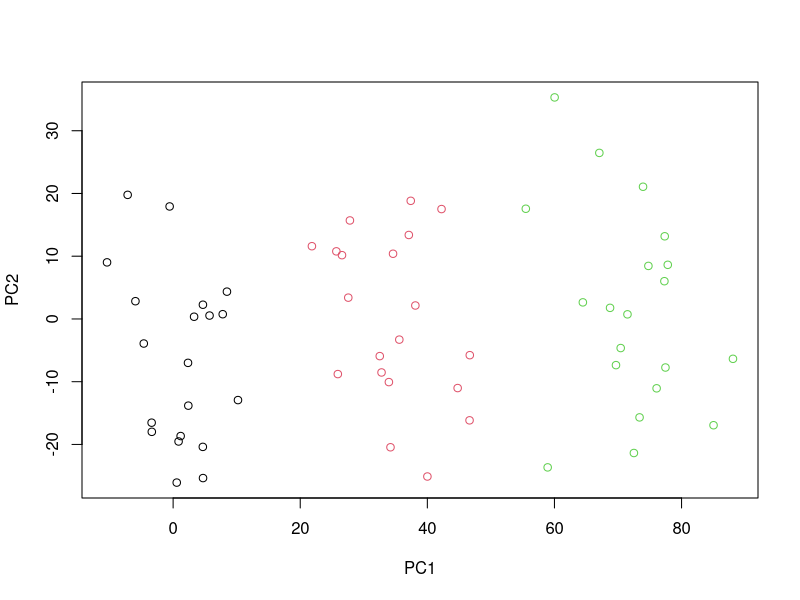

Generate this figure with R:

# Exercise 10

# Packages/Options:
rm(list=ls())

# Parms:
# 1. Input:
#   a. Data structure:
num_feat   <- 50
num_class  <- 3
num_ineach <- 20
#   b. Data distribution:
class_dif <- 5
error_sd  <- 1
# 2. Derived:
num_obs <- num_class*num_ineach
num_err <- num_obs*num_feat

# Part a: 
# Generate simulated data of 60 obs (20 in each of 3 classes),
# with 50 features:
# Generate random errors:
set.seed(1)
# Allow each variable to have its own sd:
sd_pool     <- seq(1, 10, by=1)
feature_sds <- sample(sd_pool, size=num_feat, replace=TRUE) 
# Create matrix to house errors:
error_mat <- matrix(0, nrow=num_obs, ncol=num_feat)
set.seed(1)
for (j in 1:num_feat)
{
  error_mat[,j] <- rnorm(num_obs, mean=0, sd=feature_sds[j])
}
print(error_mat[1:5, 1:5])
# Check one or two cols:
print(sd(error_mat[,2])); print(sd(error_mat[,4])) 
# Good.
# And shift classes 2 and 3, relative to 1:
cl_zero_shift <- matrix(0, nrow=num_ineach, ncol=num_feat)
cl_one_shift  <- matrix(1, nrow=num_ineach, ncol=num_feat)
cl_two_shift  <- matrix(2, nrow=num_ineach, ncol=num_feat)
shift_matrix  <- rbind(cl_zero_shift, cl_one_shift, cl_two_shift)
dim(shift_matrix)
scaled_sm     <- class_dif*shift_matrix
summary(scaled_sm)
print(scaled_sm[1:5,1:5])
# Shift + Error:
final_data_mat <- error_mat+scaled_sm
dim(final_data_mat)
print(final_data_mat[,1:5])
# Validate 2 cols:
print(mean(final_data_mat[,2])); print(mean(final_data_mat[,4]))
print(sd(final_data_mat[,2])); print(sd(final_data_mat[,4]))
# Good.

# Part b:
# Perform PCA on the 60 obs:
pc_take1 <- prcomp(x=final_data_mat, center=FALSE, scale=FALSE)
# And plot the first 2 PC score vectors:
col_vec <- c(rep(1, times=20), rep(2, times=20), rep(3, times=20))
plot(pc_take1$x[,1], pc_take1$x[,2], col=col_vec, xlab="PC1", ylab="PC2")

# Part c:
# Perform K-Means clustering on the data with K=3:
kmeans_partc <- kmeans(final_data_mat, centers=3, nstart=50)
ls(kmeans_partc)
kmeans_partc$cluster
table(col_vec, kmeans_partc$cluster)
# Once I consider the fact that kmeans() function
# indexes the clusters differently, these cluster 
# assignments align reasonably well with their true values,
# namely, (57/60) obs classified correctly.

# Part d:
# Perform K-Means clustering on the data with K=2:
kmeans_partd <- kmeans(final_data_mat, centers=2, nstart=50)
table(col_vec, kmeans_partd$cluster)
# These results show this cluster assignment aligns loosely with
# that from Part c.  Namely, all of the true Cluster 1 obs
# are in the 1st estimated cluster, and all the true Cluster 3
# obs are in the 2nd estimated cluster (2nd of 2, that is.)
# 16/20 of the true Cluster 2 obs are assigned to estimated
# cluster 1, and the remainder are assigned to the 2nd
# estimated cluster.
# In short, the true middle cluster is split between the other
# two, while the other two true clusters are assigned all their obs.

# Part e:
# Perform K-Means clustering on the data with K=4:
kmeans_parte <- kmeans(final_data_mat, centers=4, nstart=50)
table(col_vec, kmeans_parte$cluster)
# (19/20) of the true class 1 are assigned to estimated class 1
# (12/20) of the true class 2 are assigned to estimated class 2
# True class 3 are assigned to estimated class 3, and
# the balance assigned to estimated classes 4 and 1.

# Part f:
# Perform K-Means clustering with K=3 on the first 2 PCs of the data:
kmeans_partf <- kmeans(pc_take1$x[,1:2], centers=3, nstart=50)
table(col_vec, kmeans_partf$cluster)
# This approach perfectly classifies all 60 obs into
# the correct clusters.  This is not surprising, as I designed
# the simulated data so this would happen.  Also, PCA's ability
# to distill much of the signal and little of the noise into 
# the first 2 PC's is causing this superior performance.

# Part g:
# Scale the data so each variable has sd=1:
data_scaled <- scale(final_data_mat, center=FALSE, scale=TRUE)
# Perform K-Means clustering with K=3:
kmeans_partg <- kmeans(data_scaled, centers=3, nstart=50)
# Compare results to Part b:
table(col_vec, kmeans_partg$cluster)
# This assigns all but 1 of the obs correctly.
# When comparing to Part b, these results are not surprising.
# The data, by design, is somewhat volatile.  Therefore in Part g,
# while scaling the data does put each of the features on the
# same footing, it uses all 50 features for the clustering, which
# does nothing to protect against overfitting to noise when performing
# the k-means clustering, which is why 1 obs is misclassified.
# In Part b. however, when we use PCA to distill as much of the signal
# as possible into the first 2 PC's, we significantly reduce the
# amount of noise as well as the potential to overfit by using
# only the first 2 PC's.  This is why Part b. correctly
# assigns all the obs.
